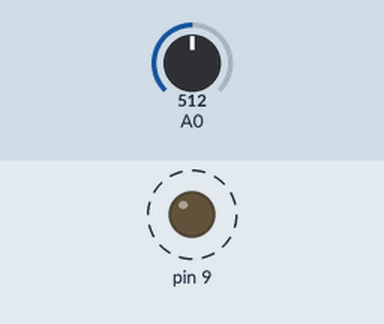
A sketch run on a simulated Arduino Uno, built with avr-gcc and run on an emulated ATmega328P. Shown: output pins drawn as LEDs (lit = HIGH). Dashed ring = blinking. Inputs (shaded band) come from the test bench; at power-on: A0 = 512. What the sketch prints to the serial monitor is not drawn.

Above: at 1.64 s.
Timing chart, 0 to 4.5 s (numbered marks = the images above):
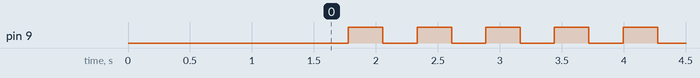

Measured:
- by itself, pin 9: alternates HIGH for 0.28 s and LOW for 0.28 s

The sketch:

irtest.ino
```cpp
// Simple IR link test: D9 -> R1k -> Q1 (BC548) -> IR LED blinks; the phototransistor + R10k node goes DIRECTLY to A0.
// Prints: ON (LED on), OFF (LED off), DIFF = ON-OFF (ADC counts, 5 V reference = 4.9 mV/count).
//   DIFF > 20   -> the receiver sees the IR LED  (good)
//   DIFF < 3    -> receiver does not see the LED (check wiring/polarity/aim)
// 1 = BC558 (PNP: D9 LOW = LED on), 0 = BC548 (NPN: D9 HIGH = LED on)
#define PNP_DRIVER 0
const uint8_t IR_ON = PNP_DRIVER ? LOW : HIGH, IR_OFF = PNP_DRIVER ? HIGH : LOW;
void setup() {
  pinMode(9, OUTPUT);
  digitalWrite(9, IR_OFF);
  Serial.begin(115200);
  delay(1500);
  Serial.println(F("IR test: A0 = phototransistor emitter node (NPT). Aim the IR LED at the phototransistor."));
}
float avg(uint8_t n) { long s = 0; for (uint8_t i = 0; i < n; i++) { s += analogRead(A0); delayMicroseconds(300); } return (float)s / n; }
void loop() {
  digitalWrite(9, IR_OFF);  delay(250); float off = avg(64);
  digitalWrite(9, IR_ON); delay(250); float on = avg(64);
  float diff = on - off;
  Serial.print(F("OFF=")); Serial.print(off, 1);
  Serial.print(F("  ON=")); Serial.print(on, 1);
  Serial.print(F("  DIFF=")); Serial.print(diff, 1);
  Serial.print(F("  (")); Serial.print(diff * 5.0 / 1023.0, 3); Serial.print(F(" V)  "));
  Serial.println(diff > 20 ? F("IR OK") : (diff > 3 ? F("weak") : F("no IR seen")));
}
```
